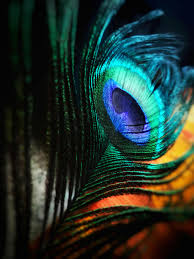
#> input picture Experiment-02/Sample.jpg, 194 x 259 px, found by its file name
$ jupyter execute EXP-2_CV.ipynb
#> lines starting #> are read from the running program, lines starting #| are printed output that depends on the picture
[cell 1]
from google.colab import drive
drive.mount('/content/drive')

[cell 2]
import cv2
import numpy as np
import matplotlib.pyplot as plt
from google.colab.patches import cv2_imshow

[cell 3]
img = cv2.imread('/content/drive/MyDrive/Computer Vision/Sample.jpg')
#> img is the input picture: shape (259, 194, 3); mean B, G, R 42.9, 49.4, 33.7
img = cv2.resize(img, (512, 512))
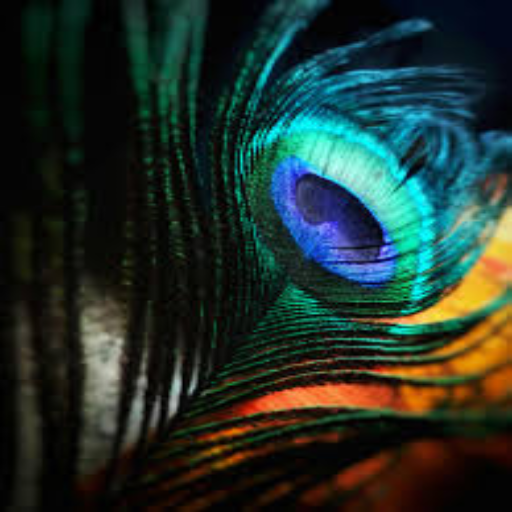
#> img: shape (512, 512, 3); mean B, G, R 42.8, 49.3, 33.6
cv2_imshow(img)

[cell 4]
gray_img = cv2.cvtColor(img, cv2.COLOR_BGR2GRAY)
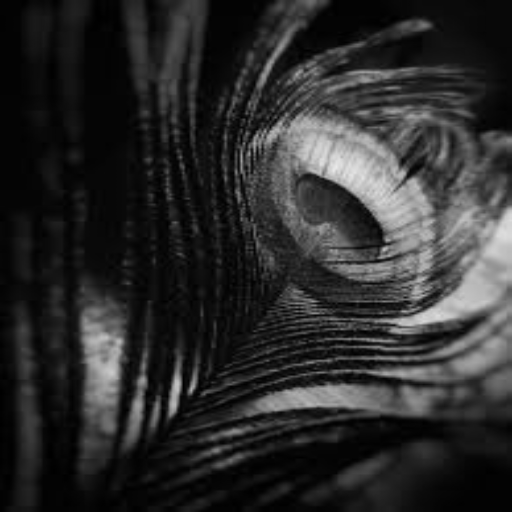
#> gray_img: shape (512, 512); min 0, max 234, mean 43.9
gray_img = cv2.resize(gray_img, (512, 512))
cv2_imshow(gray_img)

[cell 5]
equalized_img = cv2.equalizeHist(gray_img)
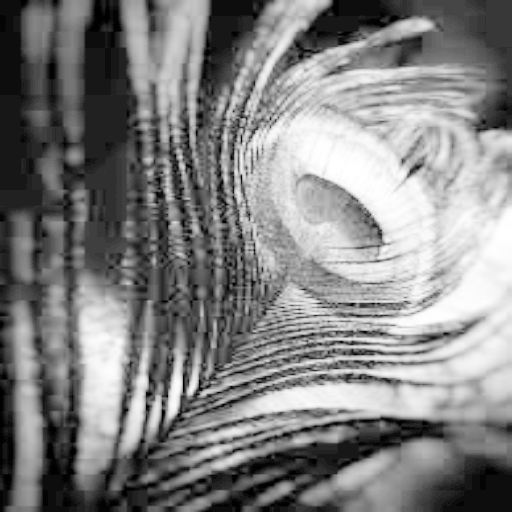
#> equalized_img: shape (512, 512); min 0, max 255, mean 129.3
cv2_imshow(equalized_img)

[cell 6]
plt.figure(figsize=(12, 6))
plt.subplot(2, 2, 1)
plt.title("Original Image")
plt.imshow(gray_img, cmap='gray')
plt.axis('off')
plt.subplot(2, 2, 2)
plt.title("Histogram of Original Image")
plt.hist(img.ravel(), bins=256, range=(0, 256), color='blue')
plt.xlabel("Pixel Intensity")
plt.ylabel("Frequency")
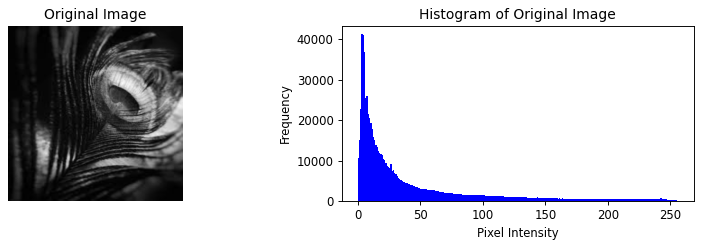
#> figure drawn by matplotlib, 2 panels; panel 2: tallest bar 41236 high, from x = 3 to 4

[cell 7]
plt.subplot(2, 2, 3)
plt.title("Equalized Image")
plt.imshow(equalized_img, cmap='gray')
plt.axis('off')
plt.subplot(2, 2, 4)
plt.title("Histogram of Equalized Image")
plt.hist(equalized_img.ravel(), bins=256, range=(0, 256),
color='red')
plt.xlabel("Pixel Intensity")
plt.ylabel("Frequency")
plt.tight_layout()
plt.show()
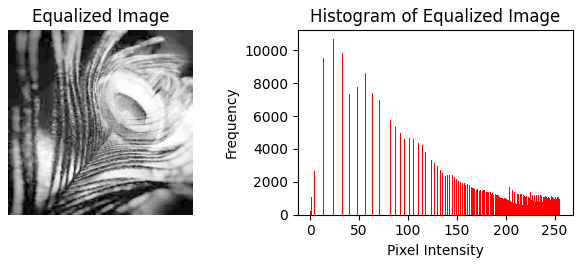
#> figure drawn by matplotlib, 2 panels; panel 2: tallest bar 10694 high, from x = 23 to 24
